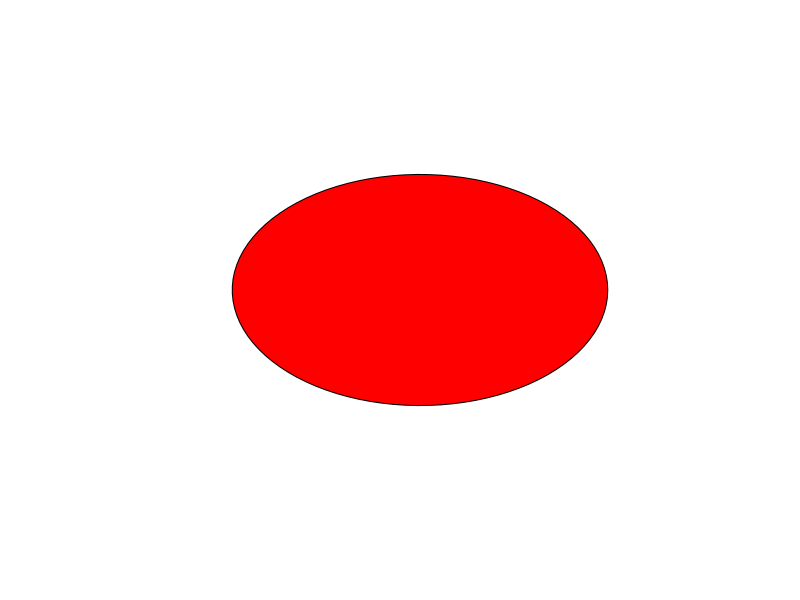

Recreate this plot in R. (Note: this script raises an error after producing the figure.)
## Copyright (c) 2013-2014, Marek Gagolewski (http://rksiazka.rexamine.com)
## All rights reserved.
##
## Redistribution and use in source and binary forms, with or without
## modification, are permitted provided that the following conditions are met:
##
## 1. Redistributions of source code must retain the above copyright notice,
##    this list of conditions and the following disclaimer.
## 2. Redistributions in binary form must reproduce the above copyright
##    notice, this list of conditions and the following disclaimer in
##    the documentation and/or other materials provided with the distribution.
##
## THIS SOFTWARE IS PROVIDED BY THE COPYRIGHT HOLDERS AND CONTRIBUTORS "AS IS"
## AND ANY EXPRESS OR IMPLIED WARRANTIES, INCLUDING, BUT NOT LIMITED TO,
## THE IMPLIED WARRANTIES OF MERCHANTABILITY AND FITNESS FOR A PARTICULAR
## PURPOSE ARE DISCLAIMED. IN NO EVENT SHALL THE COPYRIGHT OWNER OR
## CONTRIBUTORS BE LIABLE FOR ANY DIRECT, INDIRECT, INCIDENTAL, SPECIAL,
## EXEMPLARY, OR CONSEQUENTIAL DAMAGES (INCLUDING, BUT NOT LIMITED TO,
## PROCUREMENT OF SUBSTITUTE GOODS OR SERVICES; LOSS OF USE, DATA, OR PROFITS;
## OR BUSINESS INTERRUPTION) HOWEVER CAUSED AND ON ANY THEORY OF LIABILITY,
## WHETHER IN CONTRACT, STRICT LIABILITY, OR TORT (INCLUDING NEGLIGENCE OR
## OTHERWISE) ARISING IN ANY WAY OUT OF THE USE OF THIS SOFTWARE, EVEN IF
## ADVISED OF THE POSSIBILITY OF SUCH DAMAGE.


## Serdecznie dziękuję Annie Cenie za istotny wkład w poniższe.


okrag <- function(x0, y0, r) {
  stopifnot(is.numeric(x0), is.numeric(y0), is.numeric(r))
  stopifnot(is.finite(x0), is.finite(y0), r>0)
  stopifnot(length(x0) == 1, length(y0) == 1, length(r) == 1)
  structure(list(x0=x0, y0=y0, r=r), class=c("okrag"))
}
wielokat <- function(x, y) {
  stopifnot(is.numeric(x), is.numeric(y))
  stopifnot(is.finite(x), is.finite(y))
  stopifnot(length(x) == length(y))
  structure(list(x=x, y=y), class=c("wielokat"))
}

trojkat <- function(x0, y0, x1, y1, x2, y2) {
  w <- wielokat(c(x0, x1, x2), c(y0, y1, y2))
  stopifnot(length(w$x) == 3)
  class(w) <- c("trojkat", class(w))
  w
}

# print() ma jeden argument i „...”
print.okrag <- function(w, ...) {
  cat(sprintf("Okrag o środku [%g,%g] i promieniu %g\n" ,
              w$x0, w$y0, w$r))
}
print.wielokat <- function(w, ...) {
  cat(sprintf("%d-kat\n" , length(w$x)))
}

print(okrag(1,2,3))
trojkat(0,0,1,0,0,1)

# argumentu „y” nie używamy - możemy nadać mu wartość doplot.wielokat <- function(w, y=NULL, ...) {
plot.wielokat<-function(w,y=NULL,...){
# ...sprawdzanie poprawności argumentu „w”...
  polygon(w$x, w$y, ...)
}

plot.okrag <- function(w, y=NULL, ...) {
  # ...sprawdzanie poprawności argumentu „w”...
  theta <- seq(0, 2*pi, length.out=100)[-1]
  plot(wielokat(w$x0 + w$r*cos(theta),
                w$y0 + w$r*sin(theta)), ...)
}

plot.new()
plot.window(c(0,1),c(0,1))
plot(okrag(0.5,0.5,0.3),col="red")

library("methods")

setClass("Wielokat",representation=list(x="numeric" , y="numeric"))
showClass("Wielokat")
getSlots("Wielokat")

w1 <- new("Wielokat" , x=c(1, 2, 3), y=c(1, 1, 2))
class(w1) # to samo dla attr(w1, ’class’)
## [1] "Wielokat"
## attr(,"package")
## [1] ".GlobalEnv"
typeof(w1)
## [1] "S4"
mode(w1)
## [1] "S4"
isS4(w1) # jest to obiekt jakiejś klasy typu S4
## [1] TRUE
is.object(w1) # jest to jakiś obiekt
## [1] TRUE

print(w1)
slotNames(w1)
w1@x

setValidity("Wielokat" , function(object) {
  if (!all(is.finite(object@x)) || !all(is.finite(object@y)))
    return("’oczekiwano wartości skończonych’")
  if (length(object@x) != length(object@y))
    return("’wektory różnej długości’")
  if (length(object@x) < 3)
    return("’oczekiwano >= 3 wierzchołków’")
  TRUE # wszystko OK
})

validObject(w1)

setClass("Trojkat" ,
         contains="Wielokat" , # dziedziczy wszystkie pola
         validity=function(object) { # określ. war. popr. w miejscu
           if (length(object@x) != 3)
             return("należy podać 3 wierzchołki" )
           TRUE
         }
)
t1 <- new("Trojkat" , x=c(1,2,3), y=c(1,1,3))
class(t1) # jedna klasa - nie jak w S3
## [1] ".GlobalEnv"
is(t1, "Wielokat" ) # a jednak...
## [1] TRUE
new("Trojkat" , x=c(1,2,3,4), y=c(1,1,3,3))
## Error: invalid class "Trojkatóbject: należy podać 3 wierzchołki
new("Trojkat" , x=c(1,2,3), y=c(1,2)) # „dziedziczenie” war. popr
## Error: invalid class "Trojkatóbject: wektory różnej długości


test <- function(x) {
  print("metoda domyślna")
}
setGeneric("test" )
## [1] "test"
test
## standardGeneric for "test" defined from package ".GlobalEnv"
##
## function (x)
## standardGeneric("test")
## <environment: 0x48500a0>
## Methods may be defined for arguments: x
## Use showMethods("test") for currently available ones.
typeof(test) # nowy typ podstawowy
## [1] "closure"
class(test)
## [1] "standardGeneric"
## attr(,"package")
## [1] "methods"
body(test) # ciało funkcji test()
## standardGeneric("test")
getGeneric("test") # podstawowe informacje
## standardGeneric for "test" defined from package ".GlobalEnv"
##
## function (x)
## standardGeneric("test")
## <environment: 0x48500a0>
## Methods may be defined for arguments: x
## Use showMethods("test") for currently available ones.

setMethod("show" ,
          signature=c(object="Wielokat"),
          function(object) { # nazwa arg. musi się zgadzać z nazwą z funkcji generycznej
            validObject(object) # sprawdź poprawność
            cat(sprintf("’To jest %d-kat o wierzchołkach: ’" , length(object@x)))
            cat(sprintf("(%g, %g)" , object@x, object@y))
            cat("\n" )
          }
)
## [1] "show"
print(new("Wielokat" , x=c(1,2,3), y=c(1,1,3)))

setMethod("as.list" ,
          signature=c(x="Wielokat" ),
          function(x, ...) {
            validObject(x)
            list(x=x@x, y=x@y)
          }
)
## [1] "as.list"
as.list(new("Wielokat", x=c(1,2,3), y=c(1,1,3))) # zob. też setAs()

setGeneric("translacja" , function(w, delta) w+delta)
## [1] "translacja"
translacja(1:5, 0.1) # metoda domyślna
## [1] 1.1 2.1 3.1 4.1 5.1
setMethod("translacja" ,
          signature=c(w="Wielokat" , delta="numeric" ),
          function(w, delta) {
            validObject(w)
            new("Wielokat" , x=w@x + delta, y=w@y + delta)
          }
)

translacja(new("Wielokat" , x=c(1,2,3), y=c(1,1,3)), 0.1)

attr(translacja, "default")

translacja
showMethods("translacja")
